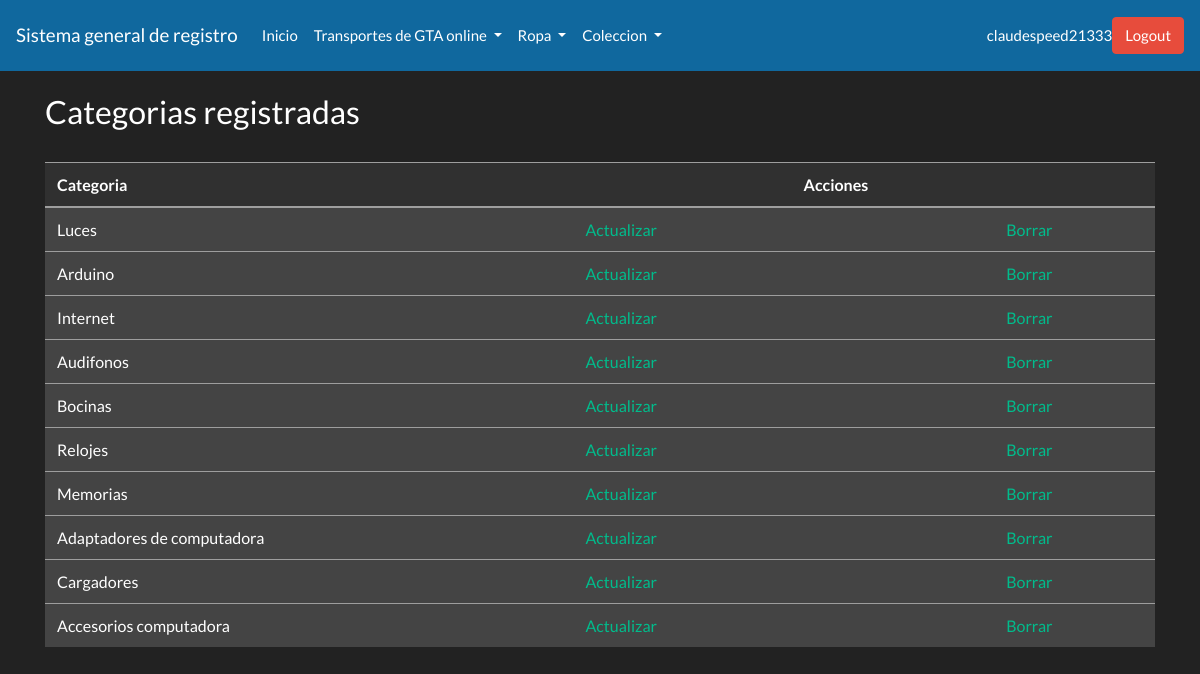
Page /coleccion/listcategoria/ (signed in) on the committed database.
### electronicos/models.py (models this page shows, shortened)
class categoria (models.Model):
    categoria = models.CharField(max_length=50)
    usuario = models.ForeignKey(settings.AUTH_USER_MODEL, on_delete=models.CASCADE)

### electronicos/views.py (the view)
# urls.py: path('listcategoria/',views.categorialist,name="categorialist2"),
@login_required
def categorialist(request):
	queryset = categoria.objects.filter(usuario=request.user.id)
	context={
		"categoria" : queryset
	}
	return render(request,"electronicos/listcategoria.html", context)

### templates/electronicos/listcategoria.html (shortened to what this page needs)
{% extends "base.html" %}
{%load static %}
{% block content %}
<h3>Categorias registradas</h3>
<br>
<table class="table table-secondary table-hover">
<thead class="table-dark">
	<tr>
		<th>Categoria</th>
		<th></th>
		<th>Acciones</th>
		<th></th>
	</tr>
</thead>
<tbody>
{% for pk in categoria %}
<tr>
<td>{{pk.categoria}}</td>
<td><a href="{% url 'categoriaupdate2' pk=pk.id %}">Actualizar</a></td>
<td></td>
<td><a href="{% url 'categoriadelete2' pk=pk.id %}">Borrar</a></td>
</tr>
{% endfor %}
</tbody>
</table>
{%endblock%}

### templates/navbar.html (shortened to what this page needs)
<div>
    <nav class="navbar  navbar-expand-lg navbar-light" style="background-color: #10689e;">
      <a class="navbar-brand" href="#">Sistema general de registro</a>
      <div class="collapse navbar-collapse" id="navbarSupportedContent">
        <ul class="navbar-nav mr-auto">
          <li class="nav-item">
            <a class="nav-link" href="{% url 'login' %}">Inicio</span></a>
          </li>
          {% if request.user.is_authenticated %}
          <li class="nav-item dropdown">
            <a class="nav-link dropdown-toggle" href="#" id="navbarDropdown" role="button" data-toggle="dropdown" aria-haspopup="true" aria-expanded="false">
              Transportes de GTA online
            </a>
          </li>
          <li class="nav-item dropdown">
            <a class="nav-link dropdown-toggle" href="#" id="navbarDropdown" role="button" data-toggle="dropdown" aria-haspopup="true" aria-expanded="false">
              Ropa
            </a>
          </li>
          <li class="nav-item dropdown">
            <a class="nav-link dropdown-toggle" href="#" id="navbarDropdown" role="button" data-toggle="dropdown" aria-haspopup="true" aria-expanded="false">
              Coleccion
            </a>
          </li>
          {%endif%}
        </ul>
        {% if request.user.is_authenticated %}
        <letra1>{{request.user}}</letra1>
        <a  class="btn btn-danger" href="{% url 'logout' %}" role="button">Logout </a>
        {%else%}
        <a class="btn btn-primary" href="{% url 'signup'%}" role="button">SignUp</a>
        <a class="btn btn-secondary" href="{% url 'login'%}" role="button">Login</a>
        {%endif%}
      </div>
    </nav>
    </div>

### rows in the picture
categoria: categoria "Luces"
categoria: categoria "Arduino"
categoria: categoria "Internet"
categoria: categoria "Audifonos"
categoria: categoria "Bocinas"
categoria: categoria "Relojes"
categoria: categoria "Memorias"
categoria: categoria "Adaptadores de computadora"
categoria: categoria "Cargadores"
categoria: categoria "Accesorios computadora"

### other values in the picture
{{ request.user }} "claudespeed21333"
